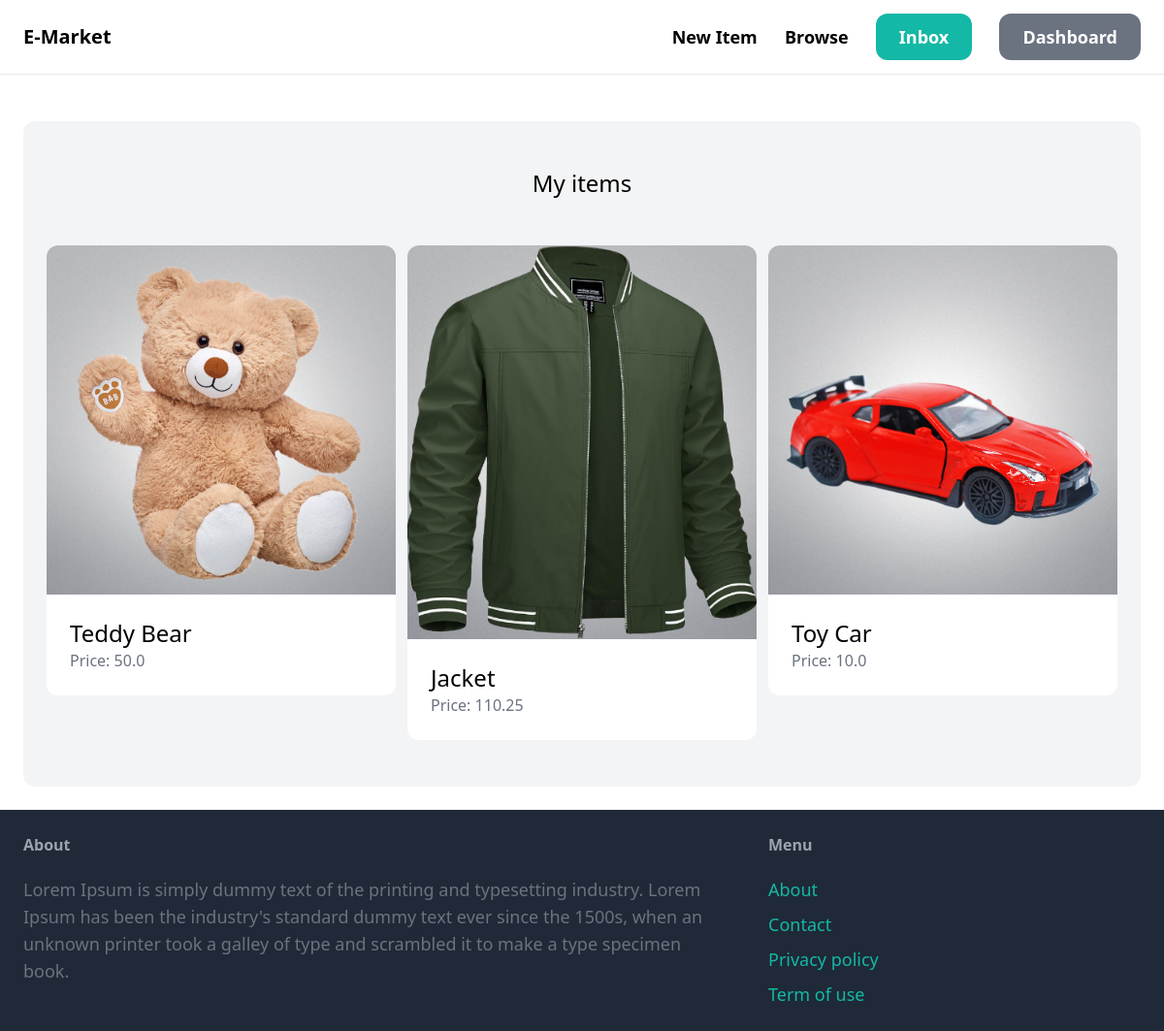
The page /dashboard/ (signed in) on the database its author committed.
### item/models.py (models this page shows, shortened)
class Item(models.Model):
    category = models.ForeignKey(Category, related_name='items', on_delete=models.CASCADE)
    name = models.CharField(max_length=255)
    description = models.TextField(blank=True, null=True)
    price = models.FloatField()
    image = models.ImageField(upload_to='item_images', blank=True, null=True)
    is_sold = models.BooleanField(default=False)
    created_by = models.ForeignKey(User, related_name='items', on_delete=models.CASCADE)
    created_at = models.DateTimeField(auto_now_add=True)

### dashboard/views.py (the view)
# urls.py: path('', views.index, name='index'),
@login_required
def index(request):
    items = Item.objects.filter(created_by=request.user)
    return render(request, 'dashboard/index.html', {
        'items' : items,
    })

### dashboard/templates/dashboard/index.html (shortened to what this page needs)
{% extends 'core/base.html' %}
{% block content %}
    <div class="mt-6 px-6 py-12 bg-gray-100 rounded-xl">
        <h2 class="mb-12 text-2xl text-center">My items</h2>
        <div class="grid grid-cols-3 gap-3">
            {% for item in items %}
            <div>
                <a href="{% url 'item:detail' item.id %}">
                    <div>
                        <img src="{{ item.image.url }}" class="rounded-t-xl">
                    </div>
                    <div class="p-6 bg-white rounded-b-xl">
                        <h2 class="text-2xl">{{ item.name }}</h2>
                        <p class="text-gray-500">Price: {{ item.price }}</p>
                    </div>
                </a>
            </div>
            {% endfor %}
        </div>
    </div>
{% endblock %}

### rows shown on the page
Item: image (picture), name "Teddy Bear", price "50.0"
Item: image (picture), name "Jacket", price "110.25"
Item: image (picture), name "Toy Car", price "10.0"
